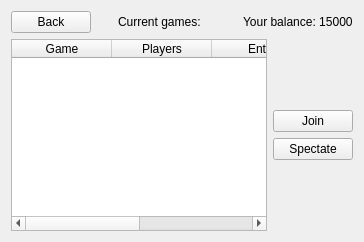
    <widget class="QWidget" name="pageGameSelect">
     <layout class="QVBoxLayout" name="verticalLayout_5">
      <item>
       <layout class="QHBoxLayout" name="horizontalLayout_3">
        <item>
         <widget class="QPushButton" name="buttonBackToMain">
          <property name="sizePolicy">
           <sizepolicy hsizetype="Fixed" vsizetype="Fixed">
            <horstretch>0</horstretch>
            <verstretch>0</verstretch>
           </sizepolicy>
          </property>
          <property name="text">
           <string>Back</string>
          </property>
         </widget>
        </item>
        <item alignment="Qt::AlignHCenter">
         <widget class="QLabel" name="label_2">
          <property name="text">
           <string>Current games:</string>
          </property>
         </widget>
        </item>
        <item alignment="Qt::AlignRight">
         <widget class="QLabel" name="labelPlayerBalance">
          <property name="sizePolicy">
           <sizepolicy hsizetype="Fixed" vsizetype="Preferred">
            <horstretch>0</horstretch>
            <verstretch>0</verstretch>
           </sizepolicy>
          </property>
          <property name="text">
           <string>Your balance: 15000</string>
          </property>
         </widget>
        </item>
       </layout>
      </item>
      <item>
       <layout class="QHBoxLayout" name="horizontalLayout_4">
        <item>
         <widget class="QTableWidget" name="tableGames">
          <property name="selectionBehavior">
           <enum>QAbstractItemView::SelectRows</enum>
          </property>
          <property name="showGrid">
           <bool>true</bool>
          </property>
          <attribute name="horizontalHeaderStretchLastSection">
           <bool>true</bool>
          </attribute>
          <column>
           <property name="text">
            <string>Game</string>
           </property>
          </column>
          <column>
           <property name="text">
            <string>Players</string>
           </property>
          </column>
          <column>
           <property name="text">
            <string>Entry</string>
           </property>
          </column>
          <column>
           <property name="text">
            <string>Status</string>
           </property>
          </column>
         </widget>
        </item>
        <item>
         <layout class="QVBoxLayout" name="verticalLayout_4">
          <item>
           <spacer name="verticalSpacer_4">
            <property name="orientation">
             <enum>Qt::Vertical</enum>
            </property>
            <property name="sizeHint" stdset="0">
             <size>
              <width>20</width>
              <height>40</height>
             </size>
            </property>
           </spacer>
          </item>
          <item>
           <widget class="QPushButton" name="buttonJoin">
            <property name="text">
             <string>Join</string>
            </property>
           </widget>
          </item>
          <item>
           <widget class="QPushButton" name="buttonSpectate">
            <property name="text">
             <string>Spectate</string>
            </property>
           </widget>
          </item>
          <item>
           <spacer name="verticalSpacer_5">
            <property name="orientation">
             <enum>Qt::Vertical</enum>
            </property>
            <property name="sizeHint" stdset="0">
             <size>
              <width>20</width>
              <height>40</height>
             </size>
            </property>
           </spacer>
          </item>
         </layout>
        </item>
       </layout>
      </item>
     </layout>
    </widget>
